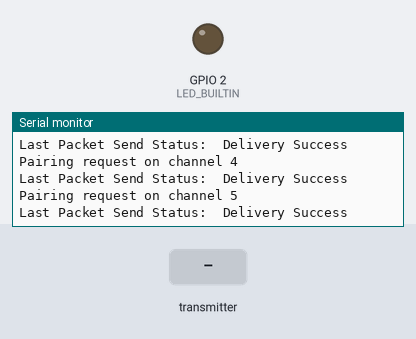
This sketch was run on a simulated ESP32. Shown: output pins drawn as LEDs (lit = HIGH), the last lines printed to the serial monitor. The inputs (shaded band) are chosen by the test bench. Random numbers use the default seed unless the sketch sets one.

Above: at 1.2 s.
1.3 s: the transmitter starts sending msgType = 0
At 1.62 s:
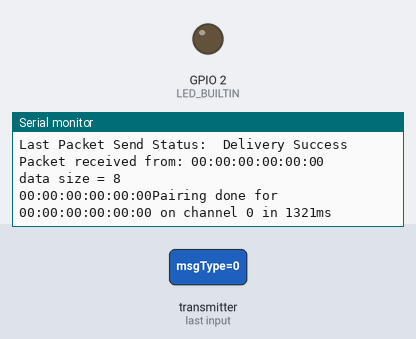
2.8 s: the transmitter starts sending temp = 25
At 3.12 s:
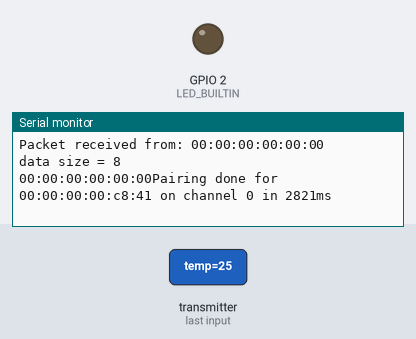
Timing chart, 0 to 5.8 s (numbered marks = the images above; inputs shaded):
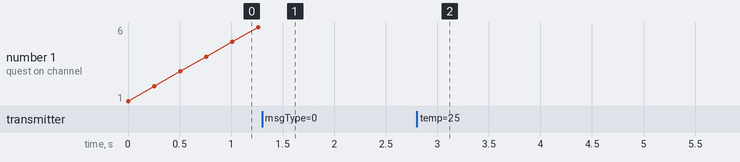

The sketch:

ESP_Now_Sender_Auto_Pairing_.ino
```cpp
// (licence header left out)
#include <Arduino.h>
#include <esp_now.h>
#include <esp_wifi.h>
#include <WiFi.h>
#include <EEPROM.h>

// Set your Board and Server ID
#define BOARD_ID 3
#define MAX_CHANNEL 11  // for North America // 13 in Europe
#define LED_BUILTIN 2

uint8_t serverAddress[] = {0xC8, 0xF0, 0x9E, 0x79, 0x3B, 0x5C}; //add server Mac address

//Structure to send data
//Must match the receiver structure
// Structure example to receive data
// Must match the sender structure
typedef struct struct_message {
  uint8_t msgType;
  uint8_t id;
  float temp;
  float hum;
  unsigned int readingId;
} struct_message;

typedef struct struct_pairing {       // new structure for pairing
    uint8_t msgType;
    uint8_t id;
    uint8_t macAddr[6];
    uint8_t channel;
} struct_pairing;

//Create 2 struct_message
struct_message myData;  // data to send
struct_message inData;  // data received
struct_pairing pairingData;

enum PairingStatus {NOT_PAIRED, PAIR_REQUEST, PAIR_REQUESTED, PAIR_PAIRED,};
PairingStatus pairingStatus = NOT_PAIRED;

enum MessageType {PAIRING, DATA,};
MessageType messageType;

#ifdef SAVE_CHANNEL
  int lastChannel;
#endif
int channel = 1;

// simulate temperature and humidity data
float t = 0;
float h = 0;

unsigned long currentMillis = millis();
unsigned long previousMillis = 0;   // Stores last time temperature was published
const long interval = 10000;        // Interval at which to publish sensor readings
unsigned long start;                // used to measure Pairing time
unsigned int readingId = 0;

// simulate temperature reading
float readDHTTemperature() {
  t = random(0,40);
  return t;
}

// simulate humidity reading
float readDHTHumidity() {
  h = random(0,100);
  return h;
}

void addPeer(const uint8_t * mac_addr, uint8_t chan){
  esp_now_peer_info_t peer;
  ESP_ERROR_CHECK(esp_wifi_set_channel(chan ,WIFI_SECOND_CHAN_NONE));
  esp_now_del_peer(mac_addr);
  memset(&peer, 0, sizeof(esp_now_peer_info_t));
  peer.channel = chan;
  peer.encrypt = false;
  memcpy(peer.peer_addr, mac_addr, sizeof(uint8_t[6]));
  if (esp_now_add_peer(&peer) != ESP_OK){
    Serial.println("Failed to add peer");
    return;
  }
  memcpy(serverAddress, mac_addr, sizeof(uint8_t[6]));
}

void printMAC(const uint8_t * mac_addr){
  char macStr[18];
  snprintf(macStr, sizeof(macStr), "%02x:%02x:%02x:%02x:%02x:%02x",
           mac_addr[0], mac_addr[1], mac_addr[2], mac_addr[3], mac_addr[4], mac_addr[5]);
  Serial.print(macStr);
}

void OnDataSent(const uint8_t *mac_addr, esp_now_send_status_t status) {
  Serial.print("\r\nLast Packet Send Status:\t");
  Serial.println(status == ESP_NOW_SEND_SUCCESS ? "Delivery Success" : "Delivery Fail");
}

void OnDataRecv(const uint8_t * mac_addr, const uint8_t *incomingData, int len) {
  Serial.print("Packet received from: ");
  printMAC(mac_addr);
  Serial.println();
  Serial.print("data size = ");
  Serial.println(sizeof(incomingData));
  uint8_t type = incomingData[0];
  switch (type) {
  case DATA :      // we received data from server
    memcpy(&inData, incomingData, sizeof(inData));
    Serial.print("ID  = ");
    Serial.println(inData.id);
    Serial.print("Setpoint temp = ");
    Serial.println(inData.temp);
    Serial.print("SetPoint humidity = ");
    Serial.println(inData.hum);
    Serial.print("reading Id  = ");
    Serial.println(inData.readingId);

    if (inData.readingId % 2 == 1){
      digitalWrite(LED_BUILTIN, LOW);
    } else {
      digitalWrite(LED_BUILTIN, HIGH);
    }
    break;

  case PAIRING:    // we received pairing data from server
    memcpy(&pairingData, incomingData, sizeof(pairingData));
    if (pairingData.id == 0) {              // the message comes from server
      printMAC(mac_addr);
      Serial.print("Pairing done for ");
      printMAC(pairingData.macAddr);
      Serial.print(" on channel " );
      Serial.print(pairingData.channel);    // channel used by the server
      Serial.print(" in ");
      Serial.print(millis()-start);
      Serial.println("ms");
      addPeer(pairingData.macAddr, pairingData.channel); // add the server  to the peer list
      #ifdef SAVE_CHANNEL
        lastChannel = pairingData.channel;
        EEPROM.write(0, pairingData.channel);
        EEPROM.commit();
      #endif
      pairingStatus = PAIR_PAIRED;             // set the pairing status
    }
    break;
  }
}

PairingStatus autoPairing(){
  switch(pairingStatus) {
    case PAIR_REQUEST:
    Serial.print("Pairing request on channel "  );
    Serial.println(channel);

    // set WiFi channel
    ESP_ERROR_CHECK(esp_wifi_set_channel(channel,  WIFI_SECOND_CHAN_NONE));
    if (esp_now_init() != ESP_OK) {
      Serial.println("Error initializing ESP-NOW");
    }

    // set callback routines
    esp_now_register_send_cb(OnDataSent);
    esp_now_register_recv_cb(OnDataRecv);

    // set pairing data to send to the server
    pairingData.msgType = PAIRING;
    pairingData.id = BOARD_ID;
    pairingData.channel = channel;

    // add peer and send request
    addPeer(serverAddress, channel);
    esp_now_send(serverAddress, (uint8_t *) &pairingData, sizeof(pairingData));
    previousMillis = millis();
    pairingStatus = PAIR_REQUESTED;
    break;

    case PAIR_REQUESTED:
    // time out to allow receiving response from server
    currentMillis = millis();
    if(currentMillis - previousMillis > 250) {
      previousMillis = currentMillis;
      // time out expired,  try next channel
      channel ++;
      if (channel > MAX_CHANNEL){
         channel = 1;
      }
      pairingStatus = PAIR_REQUEST;
    }
    break;

    case PAIR_PAIRED:
      // nothing to do here
    break;
  }
  return pairingStatus;
}

void setup() {
  Serial.begin(115200);
  Serial.println();
  pinMode(LED_BUILTIN, OUTPUT);
  Serial.print("Client Board MAC Address:  ");
  Serial.println(WiFi.macAddress());
  WiFi.mode(WIFI_STA);
  WiFi.disconnect();
  start = millis();

  #ifdef SAVE_CHANNEL
    EEPROM.begin(10);
    lastChannel = EEPROM.read(0);
    Serial.println(lastChannel);
    if (lastChannel >= 1 && lastChannel <= MAX_CHANNEL) {
      channel = lastChannel;
    }
    Serial.println(channel);
  #endif
  pairingStatus = PAIR_REQUEST;
}

void loop() {
  if (autoPairing() == PAIR_PAIRED) {
    unsigned long currentMillis = millis();
    if (currentMillis - previousMillis >= interval) {
      // Save the last time a new reading was published
      previousMillis = currentMillis;
      //Set values to send
      myData.msgType = DATA;
      myData.id = BOARD_ID;
      myData.temp = readDHTTemperature();
      myData.hum = readDHTHumidity();
      myData.readingId = readingId++;
      esp_err_t result = esp_now_send(serverAddress, (uint8_t *) &myData, sizeof(myData));
    }
  }
}
```

Measured:
- after the input at 1.3 s, the serial monitor: prints a new line at once (image 1)
- after the input at 2.8 s, the serial monitor: prints a new line at once (image 2)
